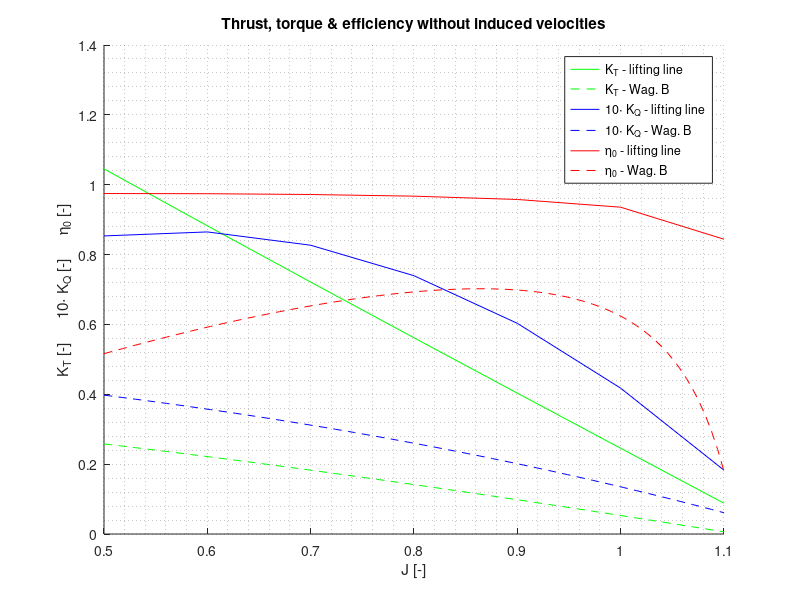

Source code (MATLAB):
%%%%%%%%%%%%%%%%%%%%%%%%%%%%%%%%%%%%%%%%%%%%%%%%%%%%%%%%%%%%%%%%%%%%%%%%%%%
%------------- Lifting line model without induced velocities --------------
%%%%%%%%%%%%%%%%%%%%%%%%%%%%%%%%%%%%%%%%%%%%%%%%%%%%%%%%%%%%%%%%%%%%%%%%%%%

clear all
close all
clc

% Load liftcoeffiecients, Wagenigen data and geometry data
load LiftRadius.mat;
wagB=dlmread('wagB.txt'); % J, KT, KQ, eta
geometry= dlmread('Geometry.txt'); % r/R, chord/D, t/D, P/D

% Define flow & propeller parameters
Re=2.4E6;
x0=0.7;
cx0=0.225; % from geometry file
nu=1.19E-6; % from mechanical properties of water
rho=1025;
D=1;
PdivD=1;
AEA0=0.4;
Z=4;

% Discretize propeller into foil sections
k=400;
x=[0.167: (1-0.167)/(k-1) :1]; % x=r/R
r=x*D/2;

% Interpolate for chord length and thickness at foil sections
chord = interp1(geometry(:,1),geometry(:,2),x,'pchip');
thickness = interp1(geometry(:,1),geometry(:,3),x,'pchip');

% Initialize vector of advance numbers and find corresponding V and n
% from eq. in chapter 16 (compendium)
J=[0.5 0.6 0.7 0.8 0.9 1.0 1.1];
V= Re*nu/cx0 * 1./sqrt(1+(x0*pi./J).^2);
n= V./(J*D);

% Find drag coeffient by use of eq. (13.33) in compendium
C_F = 0.075/(log10(Re)-2)^2; % from ITTC 57'
C_D = 2*C_F*(1+2*thickness./(chord));

% Interpolate lift coefficient at zero aoa from the XFoil results
C_Lc = interp1(LiftRadius(:,1),LiftRadius(:,2),x,'pchip');

% Initialize matrices
beta=zeros(length(J),length(x));
phi=beta;
alpha=beta;
C_L=beta;
Vinf=beta;

% Goes through every advance number
for i =1:length(J)
    beta(i,:) = atan( J(i)./(pi*x) );
    phi(i,:) = atan(PdivD/pi./x);
    alpha(i,:)=phi(i,:)-beta(i,:);
    C_L(i,:)= C_Lc(:)' +2*pi*alpha(i,:);
    Vinf(i,:)= sqrt( (2*pi*r*n(i)).^2 + V(i).^2 );
    
    dL(i,:)= 0.5*rho*Vinf(i,:).^2.*C_L(i,:)*Z.*chord;
    dTi(i,:)=dL(i,:).*cos(beta(i,:));
    dKi(i,:)=dL(i,:).*sin(beta(i,:));
    dD(i,:)=0.5*rho*Vinf(i,:).^2*Z.*chord.*C_D;
    dTd(i,:)=dD(i,:).*sin(beta(i,:));
    dKd(i,:)=dD(i,:).*cos(beta(i,:));
    
    dT(i,:)=dTi(i,:)-dTd(i,:);
    dQ(i,:)=( dKi(i,:)+dKd(i,:) ).*x*D/2;
end

% Numerical errors at propeller ends are corrected
dT(:,end)=0;
dQ(:,end)=0;

% Integrate with MATLABs trapz() integration
T=trapz(r,dT,2);
Q=trapz(r,dQ,2);

% Calculate the thrust and torque coeffient
K_T= T'./(rho*n.^2*D^4);
K_Q= Q'./(rho*n.^2*D^5);

% Calculate effieciency
eta0=J/(2*pi) .* K_T./K_Q;

% Interpolate thrust, torque and effiency from Wag. B for comparison
K_Twag=interp1(wagB(:,1),wagB(:,2),J);
K_Qwag=interp1(wagB(:,1),wagB(:,3),J);
eta0wag=interp1(wagB(:,1),wagB(:,4),J);

% Calculate relative error between lifting line model and Wag. B
K_Ter = abs((K_Twag-K_T)./K_Twag);
K_Qer = abs((K_Qwag-K_Q)./K_Qwag);
eta0er= abs((eta0wag-eta0)./eta0wag);

figure(1)
hold on
grid minor
title('Thrust, torque & efficiency without induced velocities')
xlim([J(1) J(end)])
xlabel('J [-]')
ylabel('K_T [-]      10\cdot K_Q [-]      \eta_0 [-]')

plot(J,K_T,'g',wagB(:,1),wagB(:,2),'g--')
plot(J,10*K_Q,'b',wagB(:,1),10*wagB(:,3),'b--')
plot(J,eta0,'r',wagB(:,1),wagB(:,4),'r--')
legend('K_T - lifting line','K_T - Wag. B','10\cdot K_Q - lifting line '...
    ,'10\cdot K_Q - Wag. B','\eta_0 - lifting line','\eta_0 - Wag. B')

% figure(2)
% plot(J,K_Ter,J,K_Qer,J,eta0er)

% figure(2)
% plot(J,K_Q,wagB(:,1),wagB(:,3))
% 
% figure(3)
% plot(J,eta0,wagB(:,1),wagB(:,4))